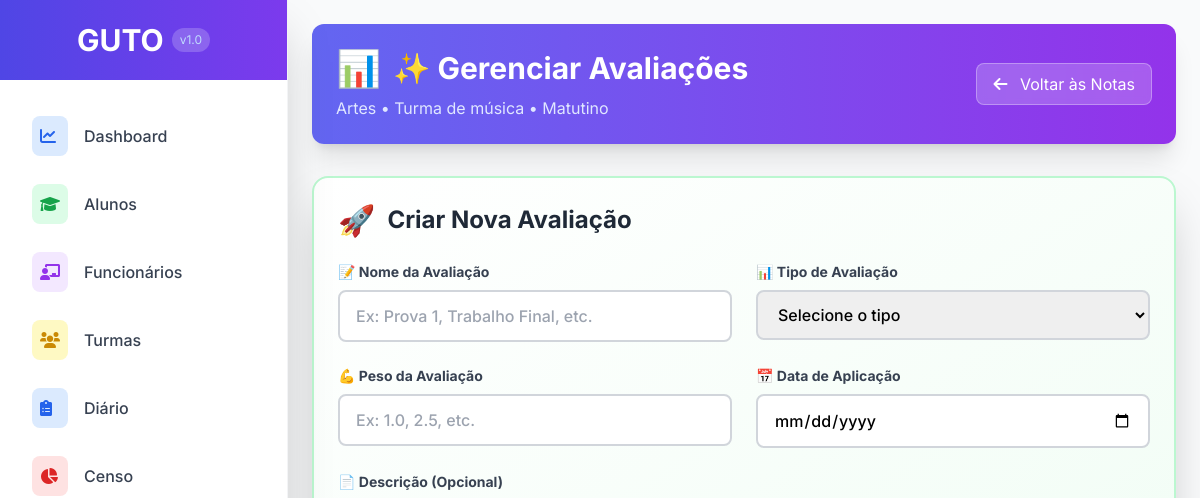
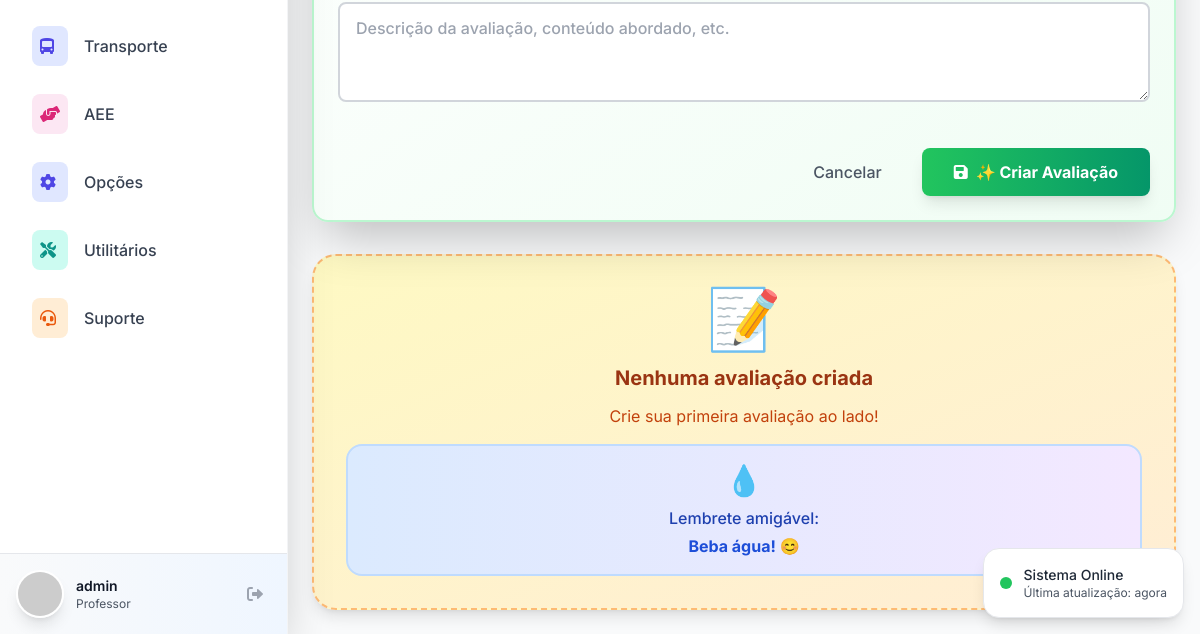
The app's page /diario/disciplina/avaliacoes/turma/5/?disciplina=3 (signed in), older data (2 pictures, top to bottom).
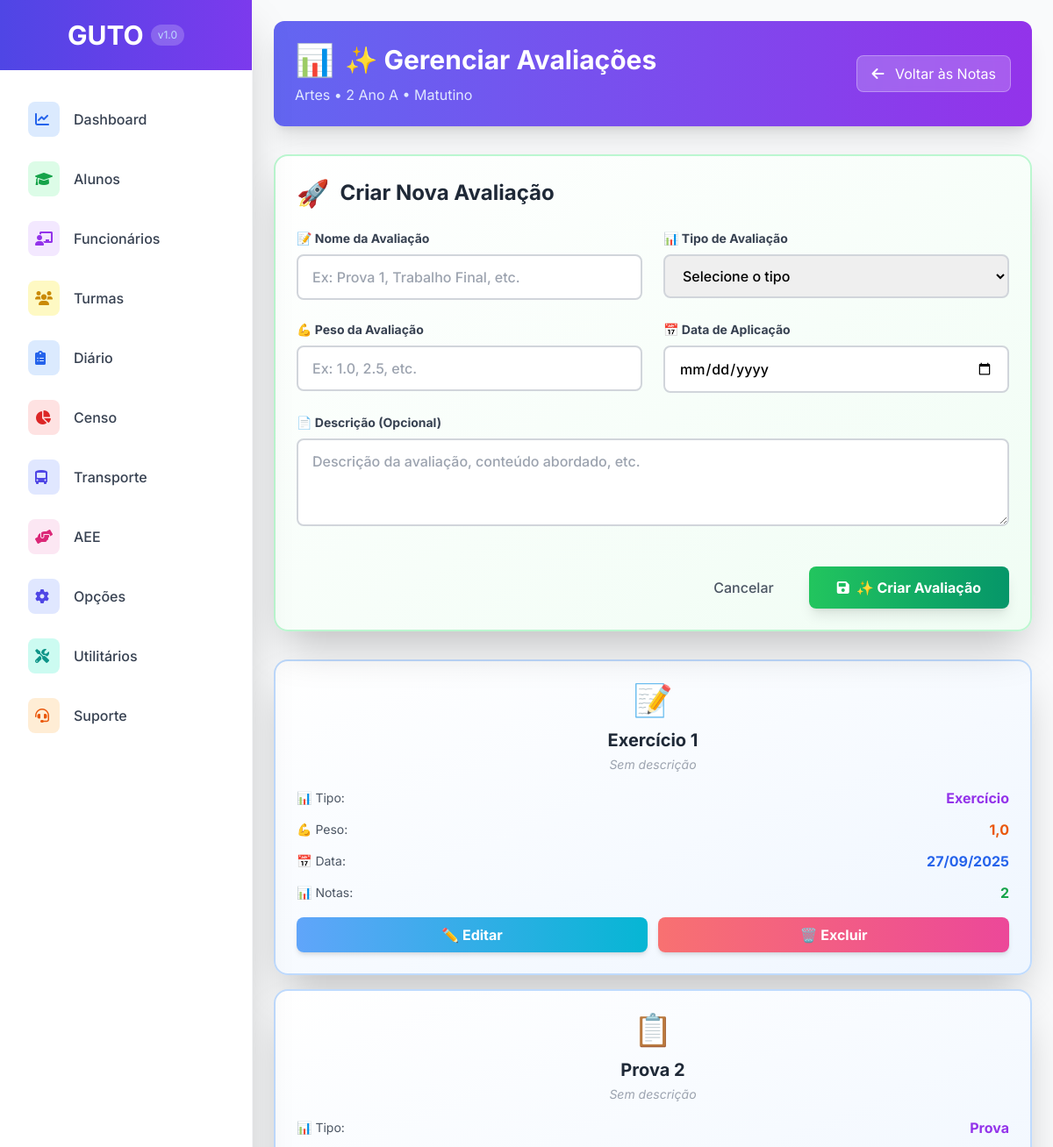
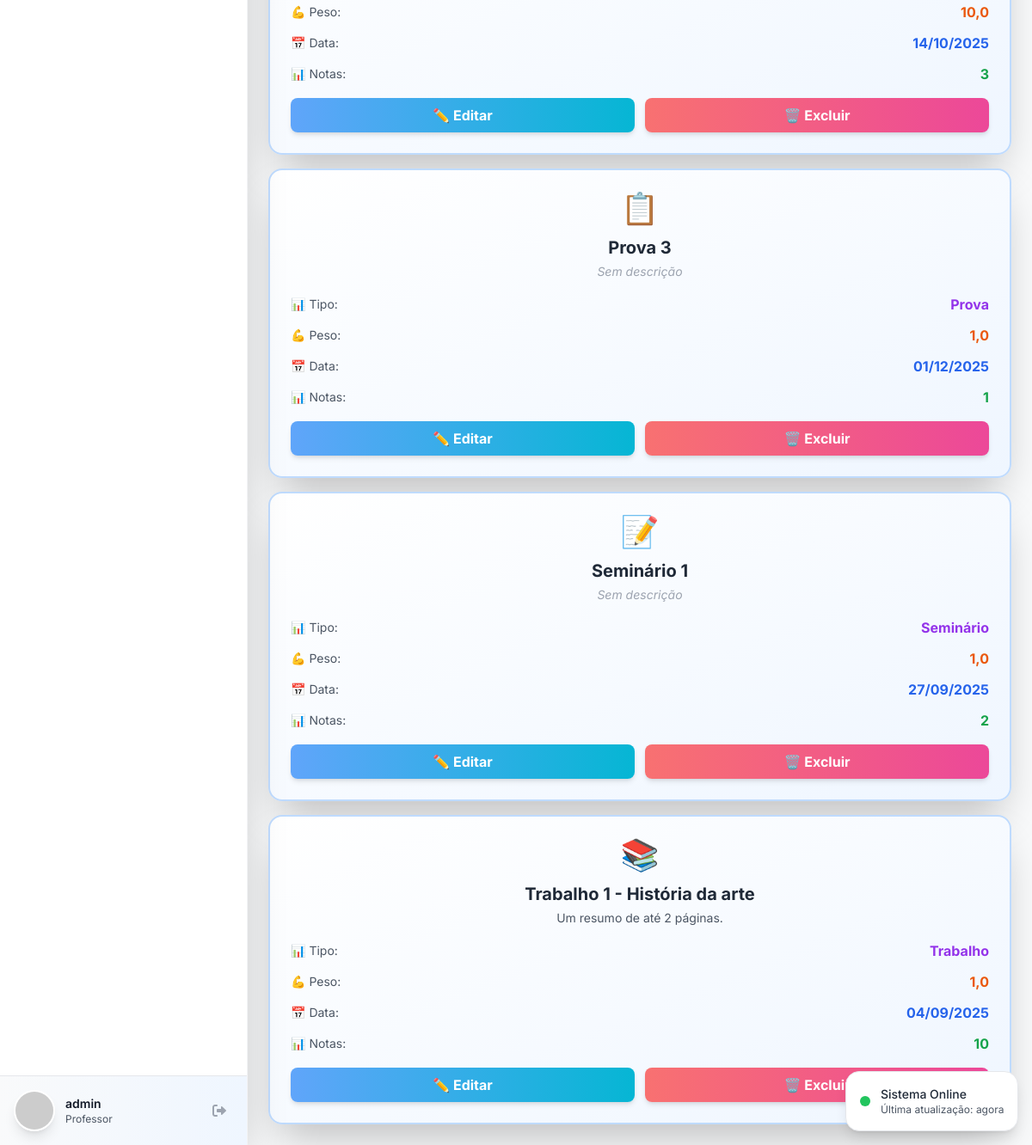
The same page, newer data (2 pictures, top to bottom).
### avaliacao/models.py (models this page shows, shortened)
class Turma(models.Model):
    TIPO_ENSINO_CHOICES = [
        ('EDUCACAO_INFANTIL', 'Educação Infantil'),
        ('ENSINO_FUNDAMENTAL_I', 'Ensino Fundamental I'),
        ('ENSINO_FUNDAMENTAL_II', 'Ensino Fundamental II'),
        ('ENSINO_MEDIO', 'Ensino Médio'),
    ]
    ANO_SERIE_CHOICES = [
        ('BERÇARIO', 'Berçário'),
        ('MATERNAL_I', 'Maternal I'),
        ('MATERNAL_II', 'Maternal II'),
        ('PRE_I', 'Pré I'),
        ('PRE_II', 'Pré II'),
        ('1_ANO', '1º Ano'),
        ('2_ANO', '2º Ano'),
        ('3_ANO', '3º Ano'),
        ('4_ANO', '4º Ano'),
        ('5_ANO', '5º Ano'),
        ('6_ANO', '6º Ano'),
        ('7_ANO', '7º Ano'),
        ('8_ANO', '8º Ano'),
        ('9_ANO', '9º Ano'),
        ('1_ANO_EM', '1º Ano'),
        ('2_ANO_EM', '2º Ano'),
        ('3_ANO_EM', '3º Ano'),
    ]
    TURNO_CHOICES = [
        ('MATUTINO', 'Matutino'),
        ('VESPERTINO', 'Vespertino'),
        ('NOTURNO', 'Noturno'),
        ('INTEGRAL', 'Integral'),
    ]
    nome = models.CharField(max_length=255, verbose_name="Nome da Turma")
    periodo_letivo = models.CharField(max_length=4, default=str(date.today().year), verbose_name="Período Letivo")
    tipo_ensino = models.CharField(max_length=50, choices=TIPO_ENSINO_CHOICES, verbose_name="Tipo de Ensino")
    ano_serie = models.CharField(max_length=50, choices=ANO_SERIE_CHOICES, verbose_name="Ano/Série")
    turno = models.CharField(max_length=20, choices=TURNO_CHOICES, verbose_name="Turno")
    diario_fechado = models.BooleanField(default=False, verbose_name="Diário Fechado")
    vagas_total = models.IntegerField(default=30, verbose_name="Total de Vagas")
    data_criacao = models.DateTimeField(auto_now_add=True, verbose_name="Data de Criação", null=True, blank=True)
    usuario_criacao = models.ForeignKey(User, on_delete=models.PROTECT, verbose_name="Criado por", null=True, blank=True)
    class Meta:
        verbose_name = "Turma"
        verbose_name_plural = "Turmas"
        unique_together = ['nome', 'periodo_letivo']
        ordering = ['periodo_letivo', 'ano_serie', 'nome']

class Avaliacao(models.Model):
    turma = models.ForeignKey(Turma, on_delete=models.CASCADE, related_name='avaliacoes', verbose_name="Turma")
    disciplina = models.ForeignKey(Disciplina, on_delete=models.CASCADE, verbose_name="Disciplina")
    divisao_periodo = models.ForeignKey(DivisaoPeriodoLetivo, on_delete=models.CASCADE, verbose_name="Período")
    tipo_avaliacao = models.ForeignKey(TipoAvaliacao, on_delete=models.CASCADE, verbose_name="Tipo de Avaliação")
    professor = models.ForeignKey(User, on_delete=models.PROTECT, verbose_name="Professor")
    nome = models.CharField(max_length=255, verbose_name="Nome da Avaliação")
    descricao = models.TextField(blank=True, null=True, verbose_name="Descrição")
    data_aplicacao = models.DateField(verbose_name="Data de Aplicação")
    valor_maximo = models.DecimalField(max_digits=4, decimal_places=2, default=10.00, verbose_name="Valor Máximo")
    peso = models.DecimalField(max_digits=3, decimal_places=1, default=1.0, verbose_name="Peso")
    ativo = models.BooleanField(default=True, verbose_name="Avaliação Ativa")
    notas_lancadas = models.BooleanField(default=False, verbose_name="Notas Lançadas")
    data_criacao = models.DateTimeField(auto_now_add=True, verbose_name="Data de Criação")
    data_atualizacao = models.DateTimeField(auto_now=True, verbose_name="Última Atualização")
    class Meta:
        verbose_name = "Avaliação"
        verbose_name_plural = "Avaliações"
        ordering = ['-data_aplicacao', 'nome']

class TipoAvaliacao(models.Model):
    nome = models.CharField(max_length=100, verbose_name="Nome do Tipo")
    descricao = models.CharField(max_length=255, blank=True, null=True, verbose_name="Descrição")
    peso_default = models.DecimalField(max_digits=3, decimal_places=1, default=1.0, verbose_name="Peso Padrão")
    cor_display = models.CharField(max_length=7, default='#3B82F6', verbose_name="Cor para Exibição")
    ativo = models.BooleanField(default=True, verbose_name="Tipo Ativo")
    class Meta:
        verbose_name = "Tipo de Avaliação"
        verbose_name_plural = "Tipos de Avaliação"
        ordering = ['nome']

### avaliacao/views.py (the view, shortened to what this page needs)
# urls.py: path('disciplina/avaliacoes/turma/<int:turma_id>/', views.gerenciar_avaliacoes_diario, name='avaliacoes'),
@login_required
def gerenciar_avaliacoes_diario(request, turma_id):
    turma = get_object_or_404(Turma, pk=turma_id)
    disciplina_id = request.GET.get('disciplina')
    if not disciplina_id:
        messages.error(request, 'Selecione uma disciplina para gerenciar avaliações.')
        return redirect('diario:notas', turma_id=turma_id)
    disciplina = get_object_or_404(Disciplina, pk=disciplina_id)
    avaliacoes = Avaliacao.objects.filter(
        turma=turma,
        disciplina=disciplina
    ).order_by('nome')
    for avaliacao in avaliacoes:
        avaliacao.total_notas_lancadas = NotaAvaliacao.objects.filter(avaliacao=avaliacao).count()
    tipos_avaliacao = TipoAvaliacao.objects.all().order_by('nome')
    context = {
        'turma': turma,
        'disciplina': disciplina,
        'avaliacoes': avaliacoes,
        'tipos_avaliacao': tipos_avaliacao,
        'page_title': f'Avaliações - {disciplina.nome} - {turma.nome}'
    }
    return render(request, 'avaliacao/diario/gerenciar_avaliacoes_diario.html', context)

### templates/avaliacao/diario/gerenciar_avaliacoes_diario.html (shortened to what the changed rows need)
{% extends 'base.html' %}
{% load static %}
{% block content %}
<div class="max-w-6xl mx-auto">
    <div class="mb-8">
        <div class="bg-gradient-to-r from-indigo-500 to-purple-600 rounded-xl p-6 text-white shadow-xl">
            <div class="flex items-center justify-between">
                <div>
                    <h1 class="text-3xl font-bold flex items-center">
                        <span class="text-4xl mr-3">📊</span>
                        ✨ Gerenciar Avaliações
                    </h1>
                    <p class="mt-2 text-indigo-100">{{ disciplina.nome }} • {{ turma.nome }} • {{ turma.get_turno_display }}</p>
                </div>
            </div>
        </div>
    </div>
    <div class="grid grid-cols-1 xl:grid-cols-2 gap-8">
        <div>
            <div class="bg-gradient-to-br from-white to-green-50 border-2 border-green-200 rounded-2xl shadow-2xl p-6 sticky top-6">
                <h2 class="text-2xl font-bold text-gray-800 mb-6 flex items-center">
                    <span class="text-3xl mr-3">🚀</span>
                    Criar Nova Avaliação
                </h2>
            </div>
        </div>
        <div>
            {% if avaliacoes %}
            <div class="space-y-4">
        {% for avaliacao in avaliacoes %}
        <div class="bg-gradient-to-br from-white to-blue-50 border-2 border-blue-200 rounded-2xl shadow-2xl p-6 hover:shadow-2xl hover:scale-105 transition-all duration-300">
            <div class="text-center mb-4">
                <div class="text-4xl mb-3">
                    {% if 'Prova' in avaliacao.tipo_avaliacao.nome %}
                        📋
                    {% elif 'Trabalho' in avaliacao.tipo_avaliacao.nome %}
                        📚
                    {% elif 'Projeto' in avaliacao.tipo_avaliacao.nome %}
                        🎯
                    {% elif 'Participação' in avaliacao.tipo_avaliacao.nome or 'Atividade' in avaliacao.tipo_avaliacao.nome %}
                        🙋‍♀️
                    {% else %}
                        📝
                    {% endif %}
                </div>
                <h3 class="text-xl font-bold text-gray-800">{{ avaliacao.nome }}</h3>
                {% if avaliacao.descricao %}
                    <p class="text-gray-600 text-sm mt-1">{{ avaliacao.descricao }}</p>
                {% else %}
                    <p class="text-gray-400 text-sm mt-1 italic">Sem descrição</p>
                {% endif %}
            </div>
            <div class="space-y-3 mb-4">
                <div class="flex justify-between items-center">
                    <span class="text-sm text-gray-600">📊 Tipo:</span>
                    <span class="font-bold text-purple-600">{{ avaliacao.tipo_avaliacao.nome }}</span>
                </div>
                <div class="flex justify-between items-center">
                    <span class="text-sm text-gray-600">💪 Peso:</span>
                    <span class="font-bold text-orange-600">{{ avaliacao.peso|floatformat:1 }}</span>
                </div>
                <div class="flex justify-between items-center">
                    <span class="text-sm text-gray-600">📅 Data:</span>
                    <span class="font-bold text-blue-600">{{ avaliacao.data_aplicacao|date:"d/m/Y" }}</span>
                </div>
                <div class="flex justify-between items-center">
                    <span class="text-sm text-gray-600">📊 Notas:</span>
                    <span class="font-bold text-green-600">{{ avaliacao.total_notas_lancadas|default:0 }}</span>
                </div>
            </div>
            <div class="grid grid-cols-2 gap-3">
                <a href="{% url 'diario:editar_avaliacao' avaliacao.pk %}"
                   class="text-center px-3 py-2 bg-gradient-to-r from-blue-400 to-cyan-500 hover:from-blue-500 hover:to-cyan-600 text-white font-bold rounded-lg transition-all duration-300 shadow-md transform hover:scale-105">
                    ✏️ Editar
                </a>
                <a href="{% url 'diario:excluir_avaliacao' avaliacao.pk %}"
                   class="text-center px-3 py-2 bg-gradient-to-r from-red-400 to-pink-500 hover:from-red-500 hover:to-pink-600 text-white font-bold rounded-lg transition-all duration-300 shadow-md transform hover:scale-105"
                   onclick="return confirm('Tem certeza que deseja excluir esta avaliação?')">
                    🗑️ Excluir
                </a>
            </div>
        </div>
        {% endfor %}
            </div>
            {% else %}
            <div class="bg-gradient-to-br from-yellow-100 to-orange-100 rounded-3xl border-2 border-dashed border-orange-300 p-8 text-center shadow-lg">
                <div class="text-6xl mb-4">📝</div>
                <h3 class="text-xl font-bold text-orange-800 mb-3">Nenhuma avaliação criada</h3>
                <p class="text-orange-700 mb-4">Crie sua primeira avaliação ao lado!</p>
                <div class="bg-gradient-to-r from-blue-100 to-purple-100 rounded-2xl p-4 border-2 border-blue-200">
                    <div class="text-3xl mb-2">💧</div>
                    <p class="text-blue-800 font-medium mb-1">Lembrete amigável:</p>
                    <p class="text-blue-700 font-bold">Beba água! 😊</p>
                </div>
            </div>
            {% endif %}
        </div>
    </div>
</div>
{% endblock %}

Row changes from the older to the newer data that the page shows:
changed Turma "Matutino": nome "Turma de música" → "2 Ano A"
added Avaliacao: nome "Exercício 1", descricao "Sem descrição", tipo_avaliacao.nome "Exercício", peso "1,0", data_aplicacao "27/09/2025", total_notas_lancadas "2"
added Avaliacao: nome "Prova 2", descricao "Sem descrição", tipo_avaliacao.nome "Prova", peso "10,0", data_aplicacao "14/10/2025", total_notas_lancadas "3"
added Avaliacao: nome "Prova 3", descricao "Sem descrição", tipo_avaliacao.nome "Prova", peso "1,0", data_aplicacao "01/12/2025", total_notas_lancadas "1"
added Avaliacao: nome "Seminário 1", descricao "Sem descrição", tipo_avaliacao.nome "Seminário", peso "1,0", data_aplicacao "27/09/2025", total_notas_lancadas "2"
added Avaliacao: nome "Trabalho 1 - História da arte", descricao "Um resumo de até 2 páginas.", tipo_avaliacao.nome "Trabalho", peso "1,0", data_aplicacao "04/09/2025", total_notas_lancadas "10"
Text that changed along with them:
text no longer shown: "📝 Nenhuma avaliação criada Crie sua primeira avaliação ao lado! 💧 Lembrete amigável: Beba água! 😊"
